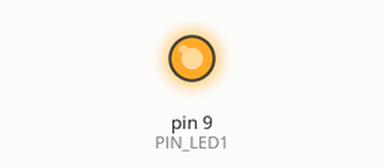
Simulated run of this sketch. Board: Arduino Uno, built with avr-gcc and run on an emulated ATmega328P. Shown: output pins drawn as LEDs (lit = HIGH).

Above: at 0.16 s.
Timing chart, 0 to 4.8 s (numbered marks = the images above):
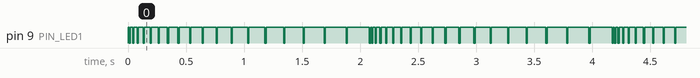

The sketch:

sketch_ej16.ino
```cpp
#define PIN_LED1 9


void setup() {
  pinMode(PIN_LED1, OUTPUT);
}

int cresta = 10;

void loop() {

    if(cresta >= 200) {
      cresta = 10;
    }

    digitalWrite(PIN_LED1, HIGH);
    delay(cresta);
    digitalWrite(PIN_LED1, LOW);
    delay(10);

    cresta = cresta + 10;

}
```

Measured:
- by itself, pin 9 (PIN_LED1): moves between LOW and HIGH, repeating every 2.1 s
- by itself, everything shown: repeats every 4.2 s, in 20 steps
